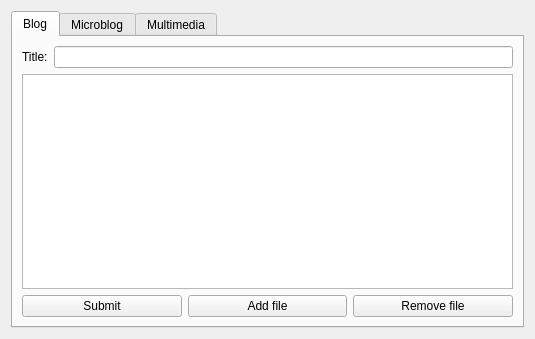
<?xml version="1.0" encoding="UTF-8"?>
<ui version="4.0">
 <class>CreatePostGUI</class>
 <widget class="QWidget" name="CreatePostGUI">
  <property name="geometry">
   <rect>
    <x>0</x>
    <y>0</y>
    <width>535</width>
    <height>339</height>
   </rect>
  </property>
  <property name="windowTitle">
   <string>Form</string>
  </property>
  <layout class="QHBoxLayout" name="horizontalLayout">
   <item>
    <widget class="QTabWidget" name="tabWidget">
     <property name="currentIndex">
      <number>0</number>
     </property>
     <widget class="QWidget" name="tab">
      <attribute name="title">
       <string>Blog</string>
      </attribute>
      <layout class="QFormLayout" name="formLayout">
       <item row="0" column="0">
        <widget class="QLabel" name="label">
         <property name="text">
          <string>Title:</string>
         </property>
        </widget>
       </item>
       <item row="0" column="1">
        <widget class="QLineEdit" name="lineEdit"/>
       </item>
       <item row="1" column="0" colspan="2">
        <widget class="QTextEdit" name="textEdit"/>
       </item>
       <item row="2" column="0" colspan="2">
        <layout class="QHBoxLayout" name="horizontalLayout_2">
         <item>
          <widget class="QPushButton" name="pushButton_3">
           <property name="text">
            <string>Submit</string>
           </property>
          </widget>
         </item>
         <item>
          <widget class="QPushButton" name="pushButton">
           <property name="text">
            <string>Add file</string>
           </property>
          </widget>
         </item>
         <item>
          <widget class="QPushButton" name="pushButton_2">
           <property name="text">
            <string>Remove file</string>
           </property>
          </widget>
         </item>
        </layout>
       </item>
      </layout>
     </widget>
     <widget class="QWidget" name="tab_2">
      <attribute name="title">
       <string>Microblog</string>
      </attribute>
      <layout class="QVBoxLayout" name="verticalLayout">
       <item>
        <widget class="QLabel" name="label_3">
         <property name="text">
          <string>Enter your text here:</string>
         </property>
        </widget>
       </item>
       <item>
        <widget class="QTextEdit" name="textEdit_2"/>
       </item>
       <item>
        <layout class="QHBoxLayout" name="horizontalLayout_3">
         <item>
          <widget class="QPushButton" name="pushButton_4">
           <property name="text">
            <string>Submit</string>
           </property>
          </widget>
         </item>
         <item>
          <spacer name="horizontalSpacer">
           <property name="orientation">
            <enum>Qt::Horizontal</enum>
           </property>
           <property name="sizeHint" stdset="0">
            <size>
             <width>40</width>
             <height>20</height>
            </size>
           </property>
          </spacer>
         </item>
         <item>
          <spacer name="horizontalSpacer_2">
           <property name="orientation">
            <enum>Qt::Horizontal</enum>
           </property>
           <property name="sizeHint" stdset="0">
            <size>
             <width>40</width>
             <height>20</height>
            </size>
           </property>
          </spacer>
         </item>
        </layout>
       </item>
      </layout>
     </widget>
     <widget class="QWidget" name="tab_3">
      <attribute name="title">
       <string>Multimedia</string>
      </attribute>
      <layout class="QVBoxLayout" name="verticalLayout_2">
       <item>
        <widget class="QGraphicsView" name="graphicsView"/>
       </item>
       <item>
        <widget class="QLabel" name="label_2">
         <property name="text">
          <string>Comment:</string>
         </property>
        </widget>
       </item>
       <item>
        <widget class="QPlainTextEdit" name="plainTextEdit"/>
       </item>
       <item>
        <layout class="QHBoxLayout" name="horizontalLayout_4">
         <item>
          <widget class="QPushButton" name="pushButton_5">
           <property name="text">
            <string>Submit</string>
           </property>
          </widget>
         </item>
         <item>
          <widget class="QPushButton" name="pushButton_6">
           <property name="text">
            <string>Choose file</string>
           </property>
          </widget>
         </item>
         <item>
          <spacer name="horizontalSpacer_4">
           <property name="orientation">
            <enum>Qt::Horizontal</enum>
           </property>
           <property name="sizeHint" stdset="0">
            <size>
             <width>40</width>
             <height>20</height>
            </size>
           </property>
          </spacer>
         </item>
        </layout>
       </item>
      </layout>
     </widget>
    </widget>
   </item>
  </layout>
 </widget>
 <resources/>
 <connections/>
</ui>
